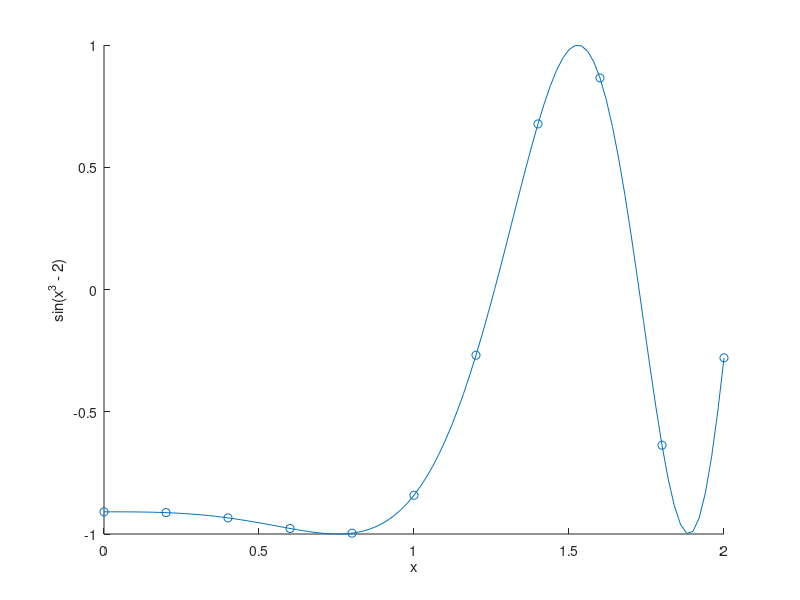

Here is the MATLAB script that generated this plot:
%{
t=-1:1/100:1;
f=1;
x=sin(2*pi*f*t);
k=cos(2*pi*f*t);
d = plot(t,x,t,k);
title('sine wave');
xlabel('time');
ylabel('amplitude');
%}

%{
x=1:10;
y=x;
plot(x,y);
y2 = x.*x;
plot(x,y2);
y3 = x.^0.5;
plot(x,y3);
%subplot variables is like : rows,columns,equation
subplot(2,2,1);
plot(x,y);
axis equal;
subplot(2,2,2);
plot(x,y2);
axis equal;
subplot(2,2,3);
plot(x,y3);
axis equal;
%}

%{
n = -10:10;
u = [zeros(1,10) ones(1,11)];
stem(n,u);
%axis([-12 12 -12 12]);

v = [zeros(1,10) 1 zeros(1,10)];
stem(n,v);
axis([-12 12 -5 5]);
%}

%{
T=10*(1/50);
fs=1000;
dt=1/fs;
t=0:dt:T-dt;
x = sawtooth(2*pi*50*t);
plot(t,x);
grid on;
%}

x = 0:2/100:2;
x;
y = sin(x.*x.*x - 2);
y;
hold on;
xlabel ('x');
ylabel ('sin(x^3 - 2)');
plot(x,y);
x1 = 0:2/10:2;
y1 = sin(x1.*x1.*x1 - 2);
scatter(x1,y1);
